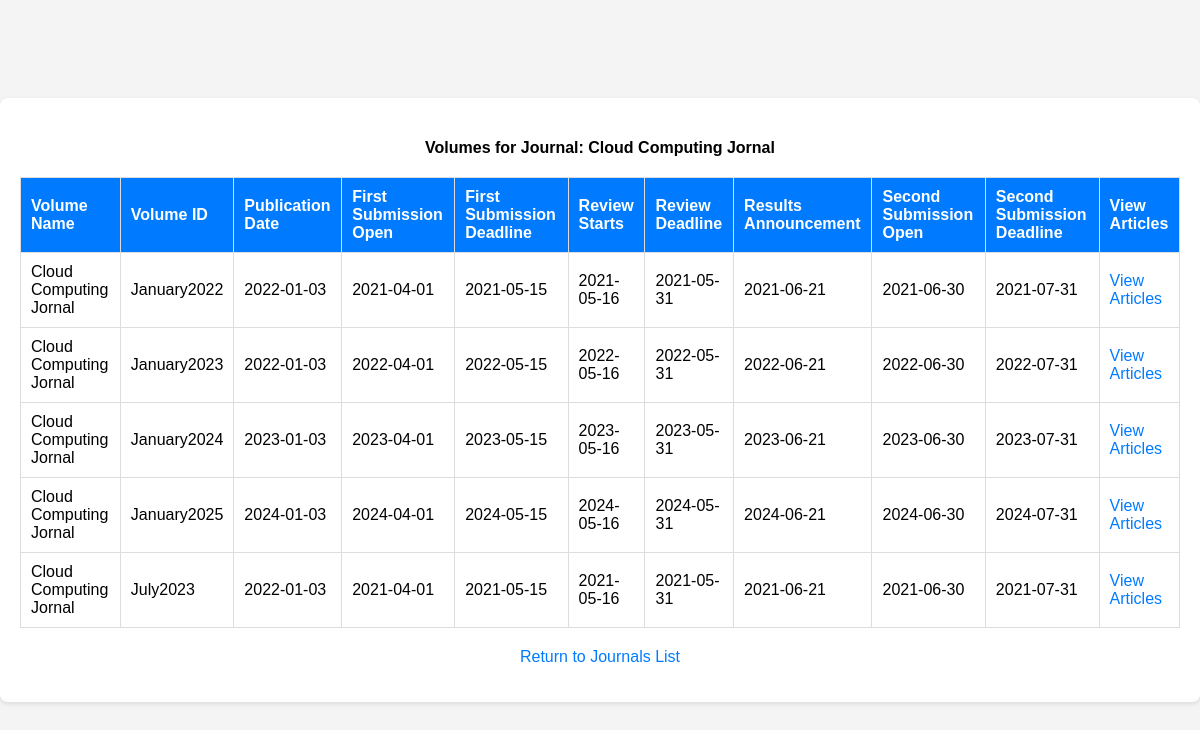
/PhpProject1/journalVolumes.php?name=Cloud+Computing+Jornal, run on the app's committed database.
### tables this page shows
CREATE TABLE `volume` (
  `name` varchar(100) NOT NULL,
  `id` varchar(20) NOT NULL,
  `publicationDate` date DEFAULT NULL,
  `firstSubOpen` date DEFAULT NULL,
  `firstSubDeadline` date DEFAULT NULL,
  `reviewStarts` date DEFAULT NULL,
  `reviewDeadline` date DEFAULT NULL,
  `resultsAnnouncement` date DEFAULT NULL,
  `secondSubOpen` date DEFAULT NULL,
  `secondSubDeadline` date DEFAULT NULL,
  `cameraReadyDeadline` date DEFAULT NULL
);

### PhpProject1/journalVolumes.php (the view, shortened to what this page needs)
<!DOCTYPE html>
<html lang="en">
    <head>
    </head>
    <body>
        <div class="container">
            <?php
            include "connection.php";
            $journalName = urldecode($_GET['name']);
            $sql = "SELECT name,id, publicationDate, firstSubOpen, firstSubDeadline, reviewStarts, reviewDeadline, resultsAnnouncement, secondSubOpen, secondSubDeadline
                FROM volume WHERE name = ?";
            $stmt = $conn->prepare($sql);
            $stmt->bind_param("s", $journalName);
            $stmt->execute();
            $result = $stmt->get_result();
            ?>
            <h4>Volumes for Journal: <?php echo htmlspecialchars($journalName); ?></h4>
            <table border="2" cellspacing="2" cellpadding="2">
                <tr>
                    <th>Volume Name</th>
                    <th>Volume ID</th>
                    <th>Publication Date</th>
                    <th>First Submission Open</th>
                    <th>First Submission Deadline</th>
                    <th>Review Starts</th>
                    <th>Review Deadline</th>
                    <th>Results Announcement</th>
                    <th>Second Submission Open</th>
                    <th>Second Submission Deadline</th>
                    <th>View Articles</th>
                </tr>
                <?php
                while ($row = mysqli_fetch_assoc($result)) {
                    $name = htmlspecialchars($row["name"]);
                    $id = htmlspecialchars($row["id"]);
                    $publicationDate = htmlspecialchars($row["publicationDate"]);
                    $firstSubOpen = htmlspecialchars($row["firstSubOpen"]);
                    $firstSubDeadline = htmlspecialchars($row["firstSubDeadline"]);
                    $reviewStarts = htmlspecialchars($row["reviewStarts"]);
                    $reviewDeadline = htmlspecialchars($row["reviewDeadline"]);
                    $resultsAnnouncement = htmlspecialchars($row["resultsAnnouncement"]);
                    $secondSubOpen = htmlspecialchars($row["secondSubOpen"]);
                    $secondSubDeadline = htmlspecialchars($row["secondSubDeadline"]);
                    ?>
                    <tr>
                        <td><?php echo $name; ?></td>
                        <td><?php echo $id; ?></td>
                        <td><?php echo $publicationDate; ?></td>
                        <td><?php echo $firstSubOpen; ?></td>
                        <td><?php echo $firstSubDeadline; ?></td>
                        <td><?php echo $reviewStarts; ?></td>
                        <td><?php echo $reviewDeadline; ?></td>
                        <td><?php echo $resultsAnnouncement; ?></td>
                        <td><?php echo $secondSubOpen; ?></td>
                        <td><?php echo $secondSubDeadline; ?></td>
                        <td>
                            <a href="volumeArticles.php?volname=<?php echo urlencode($journalName); ?>&volid=<?php echo urlencode($id); ?>">View Articles</a>
                        </td>
                    </tr>
                    <?php
                }
                ?>
            </table>
            <p>
                <a href="allJournals.php">Return to Journals List</a>
            </p>
    </body>
</html>

### PhpProject1/journalVolumes.php (style rules this page uses)
body { font-family: Arial, sans-serif; background-color: #f4f4f4; margin: 0; padding: 0; display: flex; justify-content: center; align-items: center; height: 100vh; }
.container { background-color: #fff; border-radius: 8px; box-shadow: 0 2px 5px rgba(0, 0, 0, 0.1); padding: 20px; text-align: center; max-width: 1400px; width: 100%; }
h4 { margin-bottom: 20px; }
table { width: 100%; border-collapse: collapse; margin-bottom: 20px; }
table, th, td { border: 1px solid #ddd; }
th, td { padding: 10px; text-align: left; }
th { background-color: #007bff; color: #fff; }
a { color: #007bff; text-decoration: none; }
p { margin-top: 20px; }

### data on the page
volume: name "Cloud Computing Jornal", id "January2022", publicationDate "2022-01-03", firstSubOpen "2021-04-01", firstSubDeadline "2021-05-15", reviewStarts "2021-05-16", reviewDeadline "2021-05-31", resultsAnnouncement "2021-06-21", secondSubOpen "2021-06-30", secondSubDeadline "2021-07-31"
volume: name "Cloud Computing Jornal", id "January2023", publicationDate "2022-01-03", firstSubOpen "2022-04-01", firstSubDeadline "2022-05-15", reviewStarts "2022-05-16", reviewDeadline "2022-05-31", resultsAnnouncement "2022-06-21", secondSubOpen "2022-06-30", secondSubDeadline "2022-07-31"
volume: name "Cloud Computing Jornal", id "January2024", publicationDate "2023-01-03", firstSubOpen "2023-04-01", firstSubDeadline "2023-05-15", reviewStarts "2023-05-16", reviewDeadline "2023-05-31", resultsAnnouncement "2023-06-21", secondSubOpen "2023-06-30", secondSubDeadline "2023-07-31"
volume: name "Cloud Computing Jornal", id "January2025", publicationDate "2024-01-03", firstSubOpen "2024-04-01", firstSubDeadline "2024-05-15", reviewStarts "2024-05-16", reviewDeadline "2024-05-31", resultsAnnouncement "2024-06-21", secondSubOpen "2024-06-30", secondSubDeadline "2024-07-31"
volume: name "Cloud Computing Jornal", id "July2023", publicationDate "2022-01-03", firstSubOpen "2021-04-01", firstSubDeadline "2021-05-15", reviewStarts "2021-05-16", reviewDeadline "2021-05-31", resultsAnnouncement "2021-06-21", secondSubOpen "2021-06-30", secondSubDeadline "2021-07-31"

### other printed values
$journalName "Cloud Computing Jornal"
